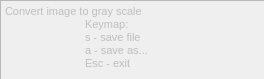
<?xml version="1.0" encoding="UTF-8"?>
<ui version="4.0">
 <class>grayScaleOptions</class>
 <widget class="QWidget" name="grayScaleOptions">
  <property name="geometry">
   <rect>
    <x>0</x>
    <y>0</y>
    <width>264</width>
    <height>79</height>
   </rect>
  </property>
  <property name="windowTitle">
   <string>Convert Image to Gray Scale</string>
  </property>
  <property name="windowIcon">
   <iconset>
    <normaloff>../icons/Bad-Blood-Yolks-Graffiti.ico</normaloff>../icons/Bad-Blood-Yolks-Graffiti.ico</iconset>
  </property>
  <widget class="QTextEdit" name="textEdit">
   <property name="enabled">
    <bool>false</bool>
   </property>
   <property name="geometry">
    <rect>
     <x>0</x>
     <y>0</y>
     <width>271</width>
     <height>81</height>
    </rect>
   </property>
   <property name="html">
    <string>&lt;!DOCTYPE HTML PUBLIC &quot;-//W3C//DTD HTML 4.0//EN&quot; &quot;http://www.w3.org/TR/REC-html40/strict.dtd&quot;&gt;
&lt;html&gt;&lt;head&gt;&lt;meta name=&quot;qrichtext&quot; content=&quot;1&quot; /&gt;&lt;style type=&quot;text/css&quot;&gt;
p, li { white-space: pre-wrap; }
&lt;/style&gt;&lt;/head&gt;&lt;body style=&quot; font-family:'MS Shell Dlg 2'; font-size:8.25pt; font-weight:400; font-style:normal;&quot;&gt;
&lt;p style=&quot; margin-top:0px; margin-bottom:0px; margin-left:0px; margin-right:0px; -qt-block-indent:0; text-indent:0px;&quot;&gt;&lt;span style=&quot; font-size:8pt;&quot;&gt;Convert image to gray scale&lt;/span&gt;&lt;/p&gt;
&lt;p style=&quot; margin-top:0px; margin-bottom:0px; margin-left:0px; margin-right:0px; -qt-block-indent:0; text-indent:0px;&quot;&gt;&lt;span style=&quot; font-size:8pt;&quot;&gt;	Keymap:&lt;/span&gt;&lt;/p&gt;
&lt;p style=&quot; margin-top:0px; margin-bottom:0px; margin-left:0px; margin-right:0px; -qt-block-indent:0; text-indent:0px;&quot;&gt;&lt;span style=&quot; font-size:8pt;&quot;&gt;	s - save file&lt;/span&gt;&lt;/p&gt;
&lt;p style=&quot; margin-top:0px; margin-bottom:0px; margin-left:0px; margin-right:0px; -qt-block-indent:0; text-indent:0px;&quot;&gt;&lt;span style=&quot; font-size:8pt;&quot;&gt;	a - save as...&lt;/span&gt;&lt;/p&gt;
&lt;p style=&quot; margin-top:0px; margin-bottom:0px; margin-left:0px; margin-right:0px; -qt-block-indent:0; text-indent:0px;&quot;&gt;&lt;span style=&quot; font-size:8pt;&quot;&gt;	Esc - exit&lt;/span&gt;&lt;/p&gt;&lt;/body&gt;&lt;/html&gt;</string>
   </property>
  </widget>
 </widget>
 <resources/>
 <connections/>
</ui>
